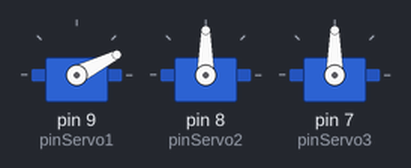
Bench run of a sketch on a simulated Arduino Uno, built with avr-gcc and run on an emulated ATmega328P. Parts: 3 × servo. At 1.9 s the program stops and its outputs stay as they are.

Above: at 0.15 s.
At 1.06 s:
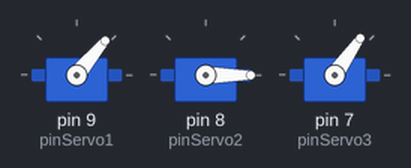
At 2.0 s:
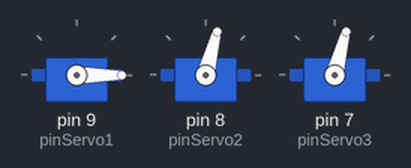
Timing chart, 0 to 3.4 s (numbered marks = the images above):
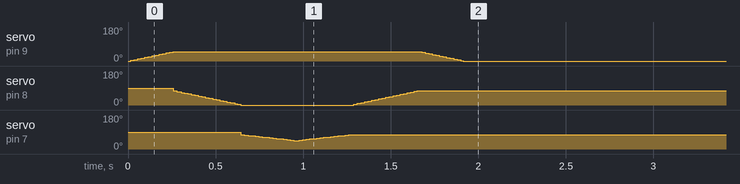

The sketch:

Servomotor.ino
```cpp
#include <Servo.h>

Servo miServo1;
Servo miServo2;
Servo miServo3;

int pinServo1 = 9;
int pinServo2 = 8;
int pinServo3 = 7;

void setup() {
    miServo1.attach(pinServo1);
    miServo2.attach(pinServo2);
    miServo3.attach(pinServo3);
}

void loop() {
    for (int angulo = 0; angulo <= 50; angulo++) {
        miServo1.write(angulo);
        delay(5);
    }

for (int angulo = 75; angulo >= 0; angulo--) {
        miServo2.write(angulo);
        delay(5);
    }

for (int angulo = 75; angulo >= 45; angulo--) {
        miServo3.write(angulo);
        delay(10);
        }

        for (int angulo = 45; angulo <= 75; angulo++) {
        miServo3.write(angulo);
        delay(10);
    }


for (int angulo = 0; angulo <= 75; angulo++) {
        miServo2.write(angulo);
        delay(5);
    }


    for (int angulo = 50; angulo >= 0; angulo--) {
        miServo1.write(angulo);
        delay(5);
    }


    while(1);

}
```

Measured:
- by itself, servo on pin 9 (pinServo1): rises from 0° to 50° in 0.24 s, then falls to 0° in 1.7 s
